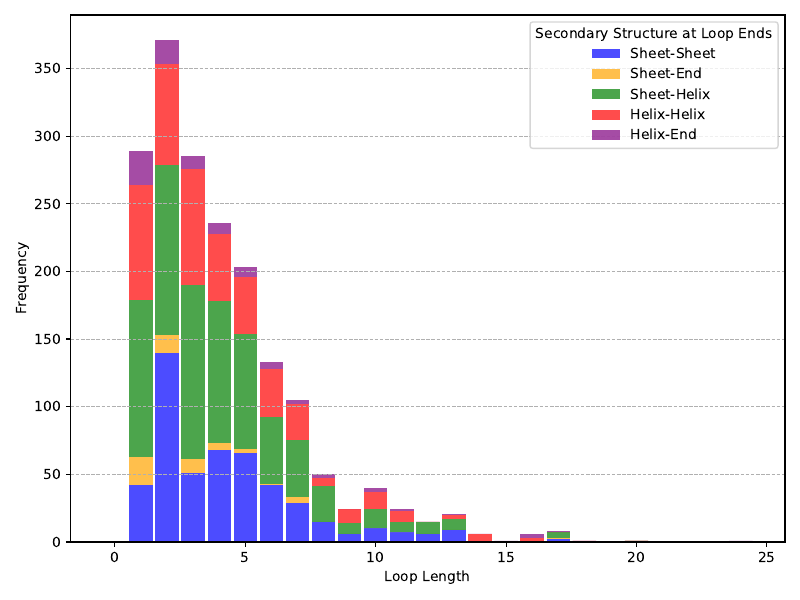

Python code for this plot:
import matplotlib.pyplot as plt
import numpy as np
import pandas as pd
from matplotlib.backends.backend_pdf import PdfPages
from tueplots import bundles

# Apply tueplots style
plt.rcParams.update(bundles.iclr2024(nrows=1, ncols=2))

plt.rc('text', usetex=True)

# Load the CSV file into a DataFrame 
data = pd.read_csv('results_adjacentSSE.csv')

df = data[data["model"] == "alpha"]

# Create groupings based on secondary structure conditions
helix_helix = df[(
    (df["secondary_structure_before"].isin(["H", "G", "I"])) &
    (df["secondary_structure_after"].isin(["H", "G", "I"]))
)]

beta_beta = df[(
    (df["secondary_structure_before"].isin(["B", "E"])) &
    (df["secondary_structure_after"].isin(["B", "E"]))
)]

beta_end = df[(
    ((df["secondary_structure_before"].isin(["B", "E"])) &
     (df["secondary_structure_after"] == "end")) |
    ((df["secondary_structure_before"] == "end") &
     (df["secondary_structure_after"].isin(["B", "E"])))
)]

helix_end = df[(
    ((df["secondary_structure_before"].isin(["H", "G", "I"])) &
     (df["secondary_structure_after"] == "end")) |
    ((df["secondary_structure_before"] == "end") &
     (df["secondary_structure_after"].isin(["H", "G", "I"])))
)]

beta_helix = df[(
    ((df["secondary_structure_before"].isin(["H", "G", "I"])) &
     (df["secondary_structure_after"].isin(["B", "E"]))) |
    ((df["secondary_structure_before"].isin(["B", "E"])) &
     (df["secondary_structure_after"].isin(["H", "G", "I"])))
)]

# Define colors for each loop type
loop_colors = {
    'Sheet-Sheet': 'blue',
    'Sheet-End': 'orange',
    'Sheet-Helix': 'green',
    'Helix-Helix': 'red',
    'Helix-End': 'purple'
}

# Create a list of the loop types and their corresponding dataframes
loop_types = {
    'Sheet-Sheet': beta_beta,
    'Sheet-End': beta_end,
    'Sheet-Helix': beta_helix,
    'Helix-Helix': helix_helix,
    'Helix-End': helix_end,
}

# Create a PDF to save the plot
with PdfPages('fig_loop_fractions_relative_to_adjacentSSE.pdf') as pdf:
    
    # Plot settings
    plt.figure(figsize=(10, 6))
    
    # Prepare the histogram data
    hist_data = [group_df['loop_len'].dropna() for group_df in loop_types.values()]
    
    # Create a stacked histogram with a small gap between the bars (rwidth < 1)
    plt.hist(hist_data, bins=np.arange(0, 26) - 0.5, stacked=True, 
             color=[loop_colors[loop_type] for loop_type in loop_types.keys()],
             alpha=0.7, rwidth=0.8)

    # Labels and title
    plt.xlabel('Loop Length', fontsize=32)
    plt.ylabel('Frequency', fontsize=32)

    # Increase font size of both x and y ticks
    plt.xticks(fontsize=26)
    plt.yticks(fontsize=26)

    # Add legend 
    plt.legend(title='Secondary Structure at Loop Ends', labels=loop_types.keys(),
           fontsize=28, title_fontsize=32, loc='upper right',
           frameon=True, edgecolor='grey', 
           handlelength=2, handletextpad=0.5)

    # Add horizontal grid lines only at y=100, 200, and 300
    plt.grid(axis='y', linestyle='--', linewidth=0.7, color='black')
    plt.gca().set_yticks([100, 200, 300])

    # Set outer border thickness
    plt.gca().spines['top'].set_linewidth(3)
    plt.gca().spines['right'].set_linewidth(3)
    plt.gca().spines['left'].set_linewidth(3)
    plt.gca().spines['bottom'].set_linewidth(3)


    # Save the plot to the PDF
    pdf.savefig()
    #plt.show()
    plt.close()  # Close the plot after saving
